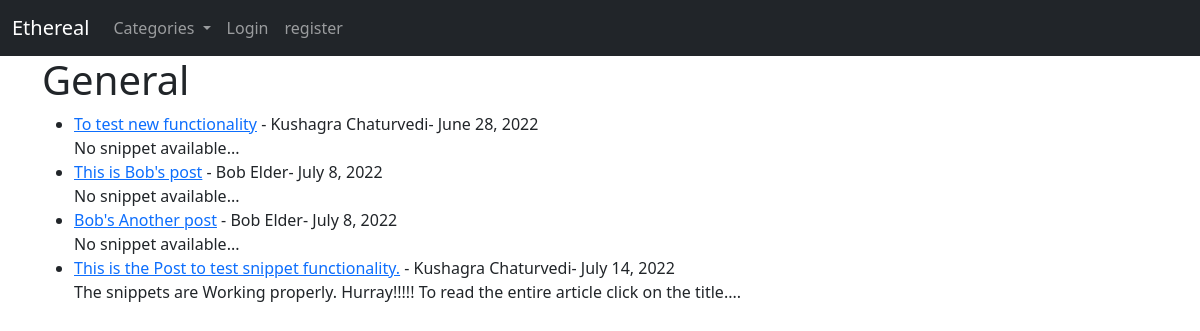
/Category/General, run on the app's committed database.
### Blog/models.py (models this page shows, shortened)
class Post(models.Model):
	title = models.CharField(max_length = 255)
	author = models.ForeignKey(User, on_delete = models.CASCADE)
	body = RichTextField(blank=True , null=True)
	post_date = models.DateField(auto_now_add=True)
	category = models.CharField(max_length = 255, default="Coding")
	snippet = models.TextField(default = 'No snippet available')
	likes = models.ManyToManyField(User, related_name='blog_post')

### Blog/views.py (the view)
# urls.py: path('Category/<str:cat>', views.Category, name='category'),
def Category(request, cat):
	category_posts = Post.objects.filter(category= cat)
	cat_menu = category.objects.all()
	return render(request, 'category.html', {'category_posts':category_posts, 'cat':cat, 'cat_menu': cat_menu})

### Blog/models.py (called while the page is built)
	def __str__(self):
		return self.name

### Blog/templates/category.html (shortened to what this page needs)
{% extends 'blog_base.html' %}
{% block content %}
	<div class = 'container'>
		<h1>{{ cat }}</h1>
		<ul>
			{% for post in category_posts %}
				<li>
					<a href="{% url 'article_detail' post.pk %}">{{post.title}}</a> - {{post.author.get_full_name}}- {{post.post_date}}
					<br>
					{{ post.snippet }}...
				</li>
			{% endfor %}
		</ul>
	</div>
{% endblock %}

### data on the page
Post: title "To test new functionality", author.get_full_name "Kushagra Chaturvedi", post_date "June 28, 2022", snippet "No snippet available"
Post: title "This is Bob's post", author.get_full_name "Bob Elder", post_date "July 8, 2022", snippet "No snippet available"
Post: title "Bob's Another post", author.get_full_name "Bob Elder", post_date "July 8, 2022", snippet "No snippet available"
Post: title "This is the Post to test snippet functionality.", author.get_full_name "Kushagra Chaturvedi", post_date "July 14, 2022", snippet "The snippets are Working properly. Hurray!!!!! To read the entire article click on the title."

### other printed values
{{ cat }} "General"
